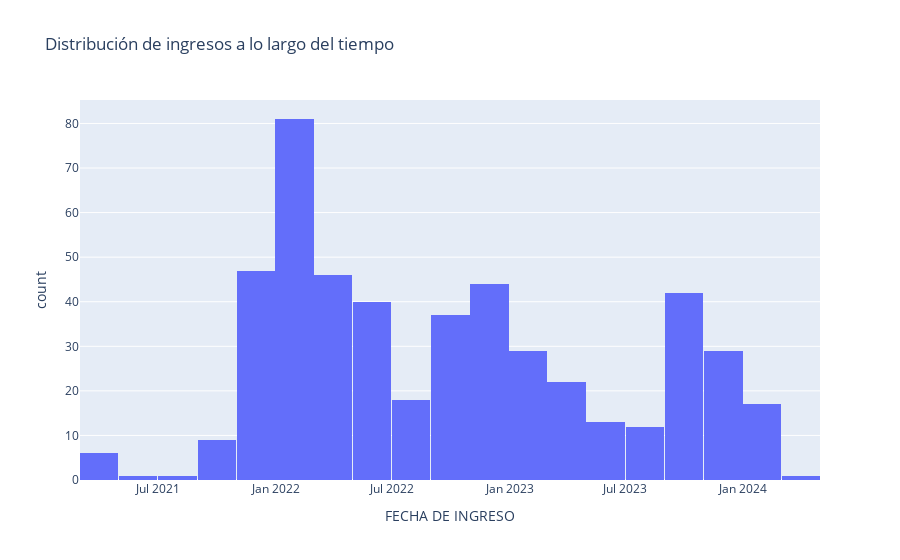

Here is the notebook cell this chart was saved with:
### Markdown cell above
### Fecha de ingreso

### Code cell
fig = px.histogram(df, x='FECHA DE INGRESO', title='Distribución de ingresos a lo largo del tiempo')
fig.show()

### Figure 1 — Plotly figure (JSON) as saved in the notebook; plotly's stock layout.template omitted (floating-point values rounded to 4 significant figures; data arrays with more than 128 entries replaced by an {"elided": "..."} marker saying what was removed)
{"data": [{"alignmentgroup": "True", "bingroup": "x", "hovertemplate": "FECHA DE INGRESO=%{x}<br>count=%{y}<extra></extra>", "legendgroup": "", "marker": {"color": "#636efa", "pattern": {"shape": ""}}, "name": "", "offsetgroup": "", "orientation": "v", "showlegend": false, "type": "histogram", "x": {"elided": "495 str values"}, "xaxis": "x", "yaxis": "y"}], "layout": {"barmode": "relative", "legend": {"tracegroupgap": 0}, "title": {"text": "Distribución de ingresos a lo largo del tiempo"}, "xaxis": {"anchor": "y", "domain": [0, 1], "title": {"text": "FECHA DE INGRESO"}}, "yaxis": {"anchor": "x", "domain": [0, 1], "title": {"text": "count"}}}}
